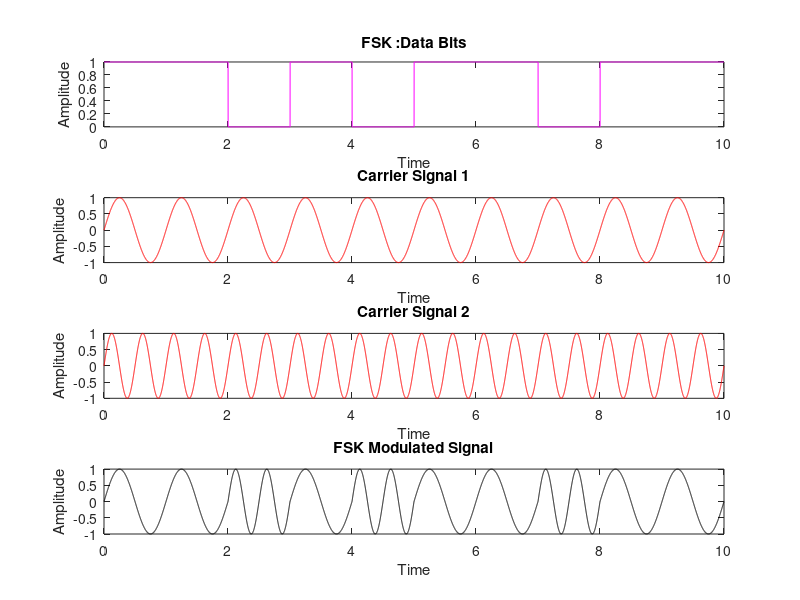

Write the MATLAB code that produced this figure. (Note: this script raises an error after producing the figure.)
function FSK
%Input bits generation
N=10;%Input size
n=randi([0 1],1,N);
disp('Transmitted Data bits:')
disp(n)
for i=1:N
    if n(i)==0
        s(i)=0;
    else
        s(i)=1;
    end
end
S=1000;%samples per bit
m=1;
t=0:1/S:N;
for j=1:length(t)
    if t(j)<=m
        signal(j)=s(m);
    else
        signal(j)=s(m);
        m=m+1;
    end
end
figure(1);
subplot(4,1,1)
plot(t,signal,'m');
xlabel('Time')
ylabel('Amplitude')
title('FSK :Data Bits')
%Carrier Signal generation
c1 = sin(2*pi*t);
c2 = sin(2*pi*2*t);
subplot(4,1,2)
plot(t,c1,'r');
xlabel('Time')
ylabel('Amplitude')
title('Carrier Signal 1')
subplot(4,1,3)
plot(t,c2,'r');
xlabel('Time')
ylabel('Amplitude')
title('Carrier Signal 2')
%FSK signal generation
for j=1:length(t)
    if signal(j)==1
        x(j)=c1(j);
    else
        x(j)=c2(j);
    end
end
subplot(4,1,4)
plot(t,x,'k');
xlabel('Time')
ylabel('Amplitude')
title('FSK Modulated Signal')
%no noise
y= x;
y1 = y.*c1;
y2 = y.*c2;
int_op1=[];
int_op2=[];
for i=1:S:length(y1)-S
    int_o= (1/S)*trapz(y1(i+1:i+S));
    int_op1 = [int_op1 int_o];
    int_o1= (1/S)*trapz(y2(i+1:i+S));
    int_op2 = [int_op2 int_o1];
end
l = int_op1-int_op2;
recieved_data = (round(l,1)>=0);
disp('Recieved bits:')
disp(recieved_data)
%BER
ber = sum(n~=recieved_data)/N;
disp('Bit Error Rate:')
disp(ber)
end